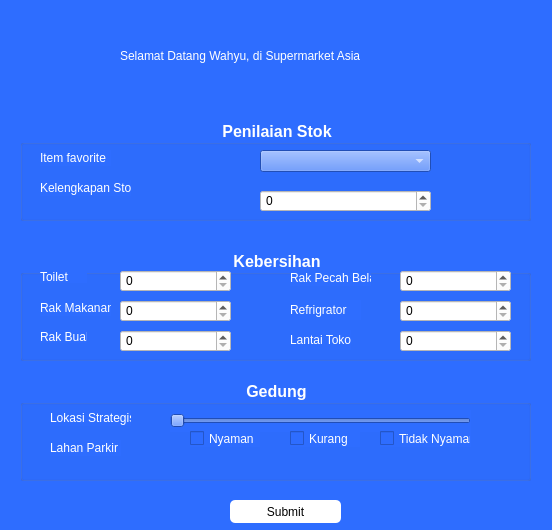
<?xml version="1.0" encoding="UTF-8"?>
<ui version="4.0">
 <class>Form</class>
 <widget class="QWidget" name="Form">
  <property name="geometry">
   <rect>
    <x>0</x>
    <y>0</y>
    <width>552</width>
    <height>530</height>
   </rect>
  </property>
  <property name="windowTitle">
   <string>Form</string>
  </property>
  <property name="styleSheet">
   <string notr="true">background-color: rgb(46, 109, 255)</string>
  </property>
  <widget class="QLabel" name="label">
   <property name="geometry">
    <rect>
     <x>10</x>
     <y>20</y>
     <width>101</width>
     <height>61</height>
    </rect>
   </property>
   <property name="text">
    <string/>
   </property>
   <property name="pixmap">
    <pixmap resource="res.qrc">:/Icon/icon/supermarket.png</pixmap>
   </property>
   <property name="scaledContents">
    <bool>true</bool>
   </property>
  </widget>
  <widget class="QLabel" name="label_2">
   <property name="geometry">
    <rect>
     <x>120</x>
     <y>40</y>
     <width>411</width>
     <height>31</height>
    </rect>
   </property>
   <property name="styleSheet">
    <string notr="true">color: rgb(255, 255, 255);
font: 75 15pt &quot;Arial&quot;;</string>
   </property>
   <property name="text">
    <string>Selamat Datang Wahyu, di Supermarket Asia</string>
   </property>
  </widget>
  <widget class="QGroupBox" name="groupBox">
   <property name="geometry">
    <rect>
     <x>20</x>
     <y>120</y>
     <width>511</width>
     <height>101</height>
    </rect>
   </property>
   <property name="font">
    <font>
     <family>Arial</family>
     <pointsize>12</pointsize>
     <weight>75</weight>
     <bold>true</bold>
    </font>
   </property>
   <property name="styleSheet">
    <string notr="true">color: rgb(255, 255, 255);</string>
   </property>
   <property name="title">
    <string>Penilaian Stok</string>
   </property>
   <property name="alignment">
    <set>Qt::AlignCenter</set>
   </property>
   <widget class="QLabel" name="label_3">
    <property name="geometry">
     <rect>
      <x>20</x>
      <y>30</y>
      <width>71</width>
      <height>16</height>
     </rect>
    </property>
    <property name="text">
     <string>Item favorite</string>
    </property>
   </widget>
   <widget class="QLabel" name="label_4">
    <property name="geometry">
     <rect>
      <x>20</x>
      <y>60</y>
      <width>91</width>
      <height>16</height>
     </rect>
    </property>
    <property name="text">
     <string>Kelengkapan Stok</string>
    </property>
   </widget>
   <widget class="QComboBox" name="comboBox">
    <property name="geometry">
     <rect>
      <x>240</x>
      <y>30</y>
      <width>171</width>
      <height>22</height>
     </rect>
    </property>
    <property name="styleSheet">
     <string notr="true">padding:1px;
</string>
    </property>
   </widget>
   <widget class="QSpinBox" name="spinBox_7">
    <property name="geometry">
     <rect>
      <x>240</x>
      <y>70</y>
      <width>171</width>
      <height>22</height>
     </rect>
    </property>
    <property name="styleSheet">
     <string notr="true">padding:1px;
background-color:#ffffff;
color:#000000</string>
    </property>
   </widget>
  </widget>
  <widget class="QGroupBox" name="groupBox_2">
   <property name="geometry">
    <rect>
     <x>20</x>
     <y>250</y>
     <width>511</width>
     <height>111</height>
    </rect>
   </property>
   <property name="font">
    <font>
     <family>Arial</family>
     <pointsize>12</pointsize>
     <weight>75</weight>
     <bold>true</bold>
    </font>
   </property>
   <property name="styleSheet">
    <string notr="true">color:rgb(255, 255, 255)</string>
   </property>
   <property name="title">
    <string>Kebersihan</string>
   </property>
   <property name="alignment">
    <set>Qt::AlignCenter</set>
   </property>
   <widget class="QLabel" name="label_5">
    <property name="geometry">
     <rect>
      <x>20</x>
      <y>20</y>
      <width>47</width>
      <height>13</height>
     </rect>
    </property>
    <property name="text">
     <string>Toilet</string>
    </property>
   </widget>
   <widget class="QLabel" name="label_6">
    <property name="geometry">
     <rect>
      <x>20</x>
      <y>50</y>
      <width>71</width>
      <height>16</height>
     </rect>
    </property>
    <property name="text">
     <string>Rak Makanan</string>
    </property>
   </widget>
   <widget class="QLabel" name="label_7">
    <property name="geometry">
     <rect>
      <x>20</x>
      <y>80</y>
      <width>47</width>
      <height>13</height>
     </rect>
    </property>
    <property name="text">
     <string>Rak Buah</string>
    </property>
   </widget>
   <widget class="QLabel" name="label_8">
    <property name="geometry">
     <rect>
      <x>270</x>
      <y>20</y>
      <width>81</width>
      <height>16</height>
     </rect>
    </property>
    <property name="text">
     <string>Rak Pecah Belah</string>
    </property>
   </widget>
   <widget class="QLabel" name="label_9">
    <property name="geometry">
     <rect>
      <x>270</x>
      <y>50</y>
      <width>71</width>
      <height>20</height>
     </rect>
    </property>
    <property name="text">
     <string>Refrigrator</string>
    </property>
   </widget>
   <widget class="QLabel" name="label_10">
    <property name="geometry">
     <rect>
      <x>270</x>
      <y>80</y>
      <width>61</width>
      <height>20</height>
     </rect>
    </property>
    <property name="text">
     <string>Lantai Toko</string>
    </property>
   </widget>
   <widget class="QSpinBox" name="spinBox">
    <property name="geometry">
     <rect>
      <x>100</x>
      <y>20</y>
      <width>111</width>
      <height>22</height>
     </rect>
    </property>
    <property name="styleSheet">
     <string notr="true">padding:1px;
background-color:#ffffff;
color:#000000</string>
    </property>
   </widget>
   <widget class="QSpinBox" name="spinBox_2">
    <property name="geometry">
     <rect>
      <x>100</x>
      <y>50</y>
      <width>111</width>
      <height>22</height>
     </rect>
    </property>
    <property name="styleSheet">
     <string notr="true">padding:1px;
background-color:#ffffff;
color:#000000
</string>
    </property>
   </widget>
   <widget class="QSpinBox" name="spinBox_3">
    <property name="geometry">
     <rect>
      <x>100</x>
      <y>80</y>
      <width>111</width>
      <height>22</height>
     </rect>
    </property>
    <property name="styleSheet">
     <string notr="true">padding:1px;
background-color:#ffffff;
color:#000000
</string>
    </property>
   </widget>
   <widget class="QSpinBox" name="spinBox_4">
    <property name="geometry">
     <rect>
      <x>380</x>
      <y>20</y>
      <width>111</width>
      <height>22</height>
     </rect>
    </property>
    <property name="styleSheet">
     <string notr="true">padding:1px;
background-color:#ffffff;
color:#000000</string>
    </property>
   </widget>
   <widget class="QSpinBox" name="spinBox_5">
    <property name="geometry">
     <rect>
      <x>380</x>
      <y>50</y>
      <width>111</width>
      <height>22</height>
     </rect>
    </property>
    <property name="styleSheet">
     <string notr="true">padding:1px;
background-color:#ffffff;
color:#000000</string>
    </property>
   </widget>
   <widget class="QSpinBox" name="spinBox_6">
    <property name="geometry">
     <rect>
      <x>380</x>
      <y>80</y>
      <width>111</width>
      <height>22</height>
     </rect>
    </property>
    <property name="styleSheet">
     <string notr="true">padding:1px;
background-color:#ffffff;
color:#000000
</string>
    </property>
   </widget>
  </widget>
  <widget class="QGroupBox" name="groupBox_3">
   <property name="geometry">
    <rect>
     <x>20</x>
     <y>380</y>
     <width>511</width>
     <height>101</height>
    </rect>
   </property>
   <property name="font">
    <font>
     <family>Arial</family>
     <pointsize>12</pointsize>
     <weight>75</weight>
     <bold>true</bold>
    </font>
   </property>
   <property name="styleSheet">
    <string notr="true">color:rgb(255, 255, 255)</string>
   </property>
   <property name="title">
    <string>Gedung</string>
   </property>
   <property name="alignment">
    <set>Qt::AlignCenter</set>
   </property>
   <widget class="QLabel" name="label_11">
    <property name="geometry">
     <rect>
      <x>30</x>
      <y>30</y>
      <width>81</width>
      <height>16</height>
     </rect>
    </property>
    <property name="text">
     <string>Lokasi Strategis</string>
    </property>
   </widget>
   <widget class="QLabel" name="label_12">
    <property name="geometry">
     <rect>
      <x>30</x>
      <y>60</y>
      <width>71</width>
      <height>16</height>
     </rect>
    </property>
    <property name="text">
     <string>Lahan Parkir</string>
    </property>
   </widget>
   <widget class="QSlider" name="horizontalSlider">
    <property name="geometry">
     <rect>
      <x>150</x>
      <y>30</y>
      <width>301</width>
      <height>22</height>
     </rect>
    </property>
    <property name="orientation">
     <enum>Qt::Horizontal</enum>
    </property>
   </widget>
   <widget class="QCheckBox" name="checkBox">
    <property name="geometry">
     <rect>
      <x>170</x>
      <y>50</y>
      <width>70</width>
      <height>17</height>
     </rect>
    </property>
    <property name="text">
     <string>Nyaman</string>
    </property>
   </widget>
   <widget class="QCheckBox" name="checkBox_2">
    <property name="geometry">
     <rect>
      <x>270</x>
      <y>50</y>
      <width>70</width>
      <height>17</height>
     </rect>
    </property>
    <property name="text">
     <string>Kurang</string>
    </property>
   </widget>
   <widget class="QCheckBox" name="checkBox_3">
    <property name="geometry">
     <rect>
      <x>360</x>
      <y>50</y>
      <width>91</width>
      <height>17</height>
     </rect>
    </property>
    <property name="text">
     <string>Tidak Nyaman</string>
    </property>
   </widget>
  </widget>
  <widget class="QPushButton" name="pushButton">
   <property name="geometry">
    <rect>
     <x>230</x>
     <y>500</y>
     <width>111</width>
     <height>23</height>
    </rect>
   </property>
   <property name="styleSheet">
    <string notr="true">background-color:rgb(255, 255, 255);
border-radius:5px</string>
   </property>
   <property name="text">
    <string>Submit</string>
   </property>
  </widget>
 </widget>
 <resources>
  <include location="res.qrc"/>
 </resources>
 <connections/>
</ui>
